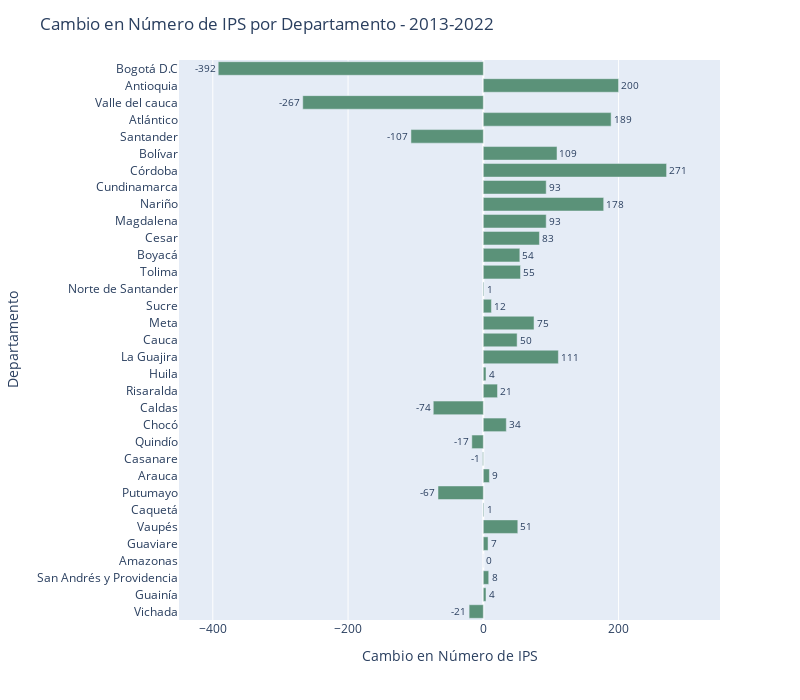

The cell this chart's notebook holds for it:
### Code cell
fig = px.bar(data_frame=df_comparison, x='cambio', y='Departamento', orientation='h')

fig.update_xaxes(title_text='Cambio en Número de IPS')
fig.update_xaxes(range=[-450,350])
fig.update_yaxes(title_text='Departamento')
fig.update_layout(title='Cambio en Número de IPS por Departamento - 2013-2022')

color_sequence = ['#5B9279' for i in departamentos]
fig.update_traces(marker=dict(color=color_sequence))

fig.update_traces(text=df_comparison['cambio'], textposition='outside')

fig.update_layout(width=800, height=700)

fig.show()

### Figure 1 — Plotly figure (JSON) as saved in the notebook; plotly's stock layout.template omitted (floating-point values rounded to 4 significant figures)
{"data": [{"alignmentgroup": "True", "hovertemplate": "cambio=%{x}<br>Departamento=%{y}<extra></extra>", "legendgroup": "", "marker": {"color": ["#5B9279", "#5B9279", "#5B9279", "#5B9279", "#5B9279", "#5B9279", "#5B9279", "#5B9279", "#5B9279", "#5B9279", "#5B9279", "#5B9279", "#5B9279", "#5B9279", "#5B9279", "#5B9279", "#5B9279", "#5B9279", "#5B9279", "#5B9279", "#5B9279", "#5B9279", "#5B9279", "#5B9279", "#5B9279", "#5B9279", "#5B9279", "#5B9279", "#5B9279", "#5B9279", "#5B9279", "#5B9279", "#5B9279"], "pattern": {"shape": ""}}, "name": "", "offsetgroup": "", "orientation": "h", "showlegend": false, "text": [-21, 4, 8, 0, 7, 51, 1, -67, 9, -1, -17, 34, -74, 21, 4, 111, 50, 75, 12, 1, 55, 54, 83, 93, 178, 93, 271, 109, -107, 189, -267, 200, -392], "textposition": "outside", "type": "bar", "x": [-21, 4, 8, 0, 7, 51, 1, -67, 9, -1, -17, 34, -74, 21, 4, 111, 50, 75, 12, 1, 55, 54, 83, 93, 178, 93, 271, 109, -107, 189, -267, 200, -392], "xaxis": "x", "y": ["Vichada", "Guainía", "San Andrés y Providencia", "Amazonas", "Guaviare", "Vaupés", "Caquetá", "Putumayo", "Arauca", "Casanare", "Quindío", "Chocó", "Caldas", "Risaralda", "Huila", "La Guajira", "Cauca", "Meta", "Sucre", "Norte de Santander", "Tolima", "Boyacá", "Cesar", "Magdalena", "Nariño", "Cundinamarca", "Córdoba", "Bolívar", "Santander", "Atlántico", "Valle del cauca", "Antioquia", "Bogotá D.C"], "yaxis": "y"}], "layout": {"barmode": "relative", "height": 700, "legend": {"tracegroupgap": 0}, "margin": {"t": 60}, "title": {"text": "Cambio en Número de IPS por Departamento - 2013-2022"}, "width": 800, "xaxis": {"anchor": "y", "domain": [0, 1], "range": [-450, 350], "title": {"text": "Cambio en Número de IPS"}}, "yaxis": {"anchor": "x", "domain": [0, 1], "title": {"text": "Departamento"}}}}
